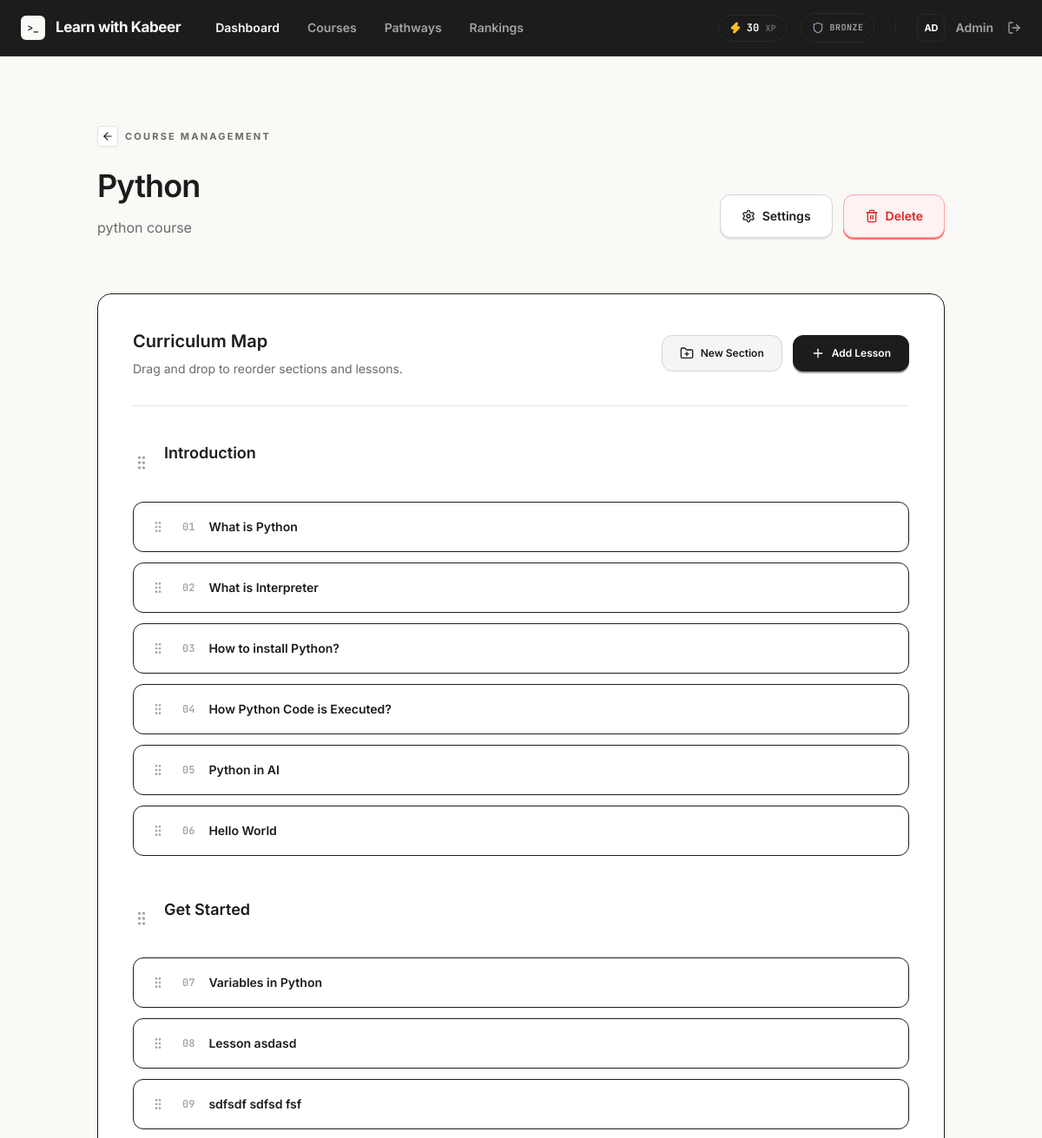
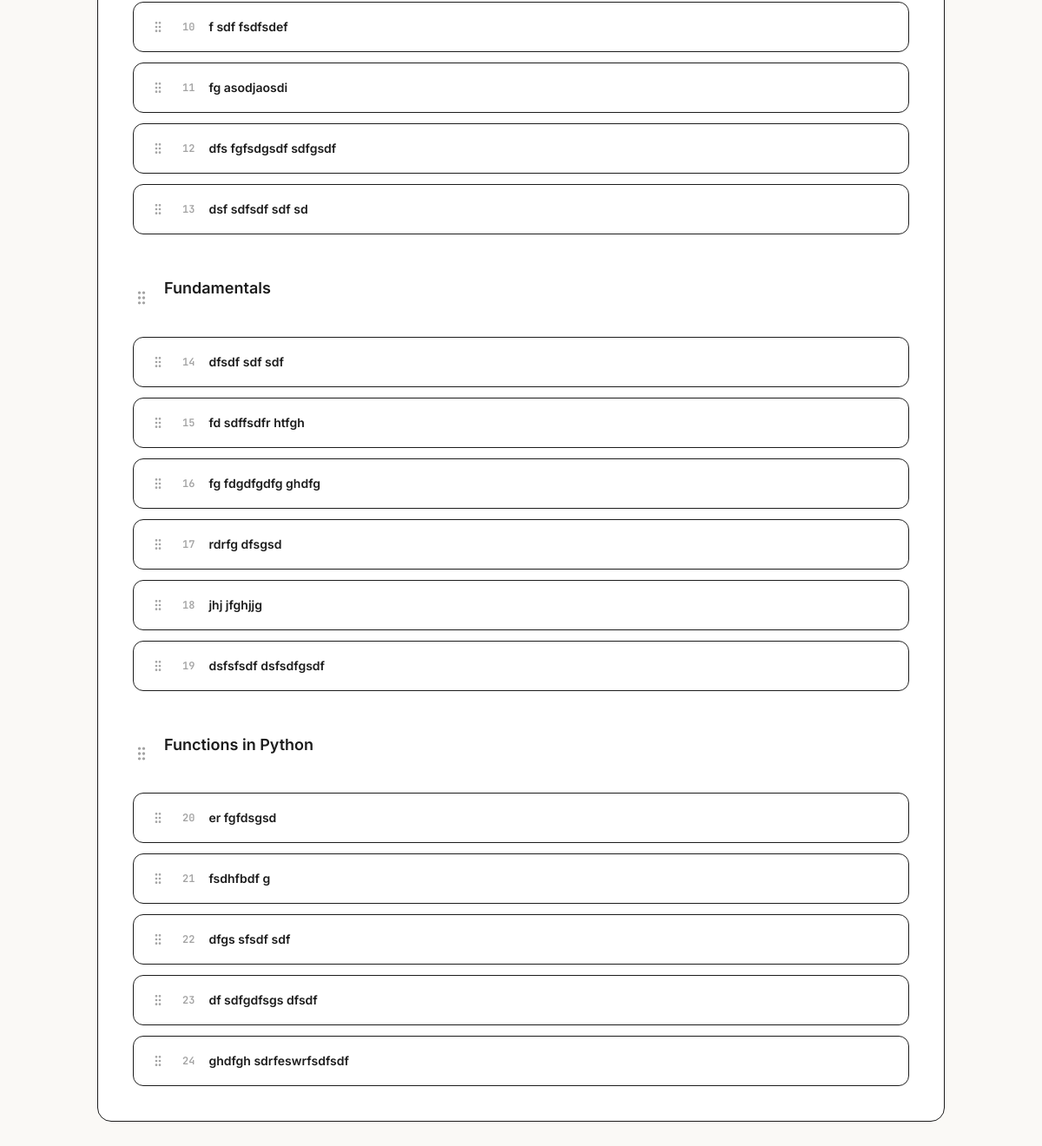
/admin/courses/8/manage (signed in), run on the app's committed database (2 pictures, top to bottom).
### tables this page shows
CREATE TABLE users (
            id INTEGER PRIMARY KEY AUTOINCREMENT,
            name TEXT NOT NULL,
            email TEXT NOT NULL UNIQUE,
            password_hash TEXT NOT NULL,
            is_admin INTEGER NOT NULL DEFAULT 0,
            created_at TEXT NOT NULL DEFAULT CURRENT_TIMESTAMP
        , total_xp INTEGER NOT NULL DEFAULT 0, streak_current INTEGER NOT NULL DEFAULT 0, streak_max INTEGER NOT NULL DEFAULT 0, last_activity_at TEXT, league TEXT NOT NULL DEFAULT 'Bronze', privacy_public INTEGER NOT NULL DEFAULT 1);

CREATE TABLE courses (
            id INTEGER PRIMARY KEY AUTOINCREMENT,
            slug TEXT NOT NULL UNIQUE,
            title TEXT NOT NULL,
            subtitle TEXT NOT NULL,
            level TEXT NOT NULL,
            status TEXT NOT NULL DEFAULT 'active'
        );

CREATE TABLE sections (
            id INTEGER PRIMARY KEY AUTOINCREMENT,
            course_id INTEGER NOT NULL,
            title TEXT NOT NULL,
            description TEXT,
            number INTEGER NOT NULL, background TEXT,
            FOREIGN KEY (course_id) REFERENCES courses (id) ON DELETE CASCADE,
            UNIQUE (course_id, number)
        );

CREATE TABLE lessons (
            id INTEGER PRIMARY KEY AUTOINCREMENT,
            course_id INTEGER NOT NULL,
            number INTEGER NOT NULL,
            slug TEXT NOT NULL,
            title TEXT NOT NULL,
            summary TEXT NOT NULL,
            route_name TEXT,
            content TEXT,
            content_type TEXT NOT NULL DEFAULT 'html', section_id INTEGER REFERENCES sections(id) ON DELETE SET NULL, builder_json TEXT,
            FOREIGN KEY (course_id) REFERENCES courses (id) ON DELETE CASCADE,
            UNIQUE (course_id, number)
        );

### app.py (the view)
@app.route("/admin/courses/<int:course_id>/manage")
@login_required
@admin_required
def admin_course_manage(course_id):
    course = database.get_course_by_id(course_id)
    if not course:
        abort(404)
    overview = database.get_course_overview(g.user, course["slug"])
    return render_template("admin/course_manage.html", **overview)

### app.py (called while the page is built)
def login_required(view):
    @wraps(view)
    def wrapped_view(**kwargs):
        if g.user is None:
            flash("Sign in to save your progress.", "info")
            return redirect(url_for("login", next=request.path))
        return view(**kwargs)
    return wrapped_view

def admin_required(view):
    @wraps(view)
    def wrapped_view(**kwargs):
        if g.user is None or not g.user["is_admin"]:
            abort(403)
        return view(**kwargs)
    return wrapped_view

@app.before_request
def load_logged_in_user():
    user_id = session.get("user_id")
    g.user = database.get_user_by_id(user_id) if user_id else None

@app.context_processor
def inject_template_helpers():
    return {
        "current_user": g.get("user"),
        "lesson_url": lesson_url,
    }

### database.py (called while the page is built)
def get_db():
    if "db" not in g:
        g.db = sqlite3.connect(current_app.config["DATABASE"])
        g.db.row_factory = sqlite3.Row
        g.db.execute("PRAGMA foreign_keys = ON")
    return g.db

def get_user_by_id(user_id):
    return get_db().execute("SELECT * FROM users WHERE id = ?", (user_id,)).fetchone()

def get_progress(user_id, course_id):
    return get_db().execute(
        "SELECT * FROM progress WHERE user_id = ? AND course_id = ?",
        (user_id, course_id),
    ).fetchone()

def get_course_by_id(course_id):
    return get_db().execute("SELECT * FROM courses WHERE id = ?", (course_id,)).fetchone()

### templates/admin/course_manage.html (shortened to what this page needs)
{% extends "base.html" %}
{% block content %}
<main class="flex-1 overflow-y-auto bg-[#FAF9F6] font-sans selection:bg-[#1C1C1C] selection:text-white pb-20">
    <div class="mx-auto max-w-5xl px-6 py-12 md:py-20">
        <header class="mb-16 flex flex-col items-start justify-between gap-8 md:flex-row md:items-end">
            <div class="max-w-2xl">
                <div class="mb-6">
                    <a href="{{ url_for('admin_dashboard') }}" class="group inline-flex items-center gap-2 text-[11px] font-bold uppercase tracking-[0.2em] text-[#6B6B6B] transition-colors hover:text-[#1C1C1C]">
                        <span class="flex h-6 w-6 items-center justify-center rounded border border-[#E5E5E5] bg-white text-[#1C1C1C] shadow-sm transition-transform group-hover:scale-110">
                            <i data-lucide="arrow-left" class="h-3.5 w-3.5"></i>
                        </span>
                        Course Management
                    </a>
                </div>
                <h1 class="text-3xl font-semibold tracking-tight text-[#1C1C1C] sm:text-4xl">
                    {{ course.title }}
                </h1>
                <p class="mt-4 text-base text-[#6B6B6B]">
                    {{ course.subtitle }}
                </p>
            </div>
            <div class="flex w-full flex-col sm:w-auto sm:flex-row items-center gap-3">
                <a href="{{ url_for('admin_course_edit', course_id=course.id) }}" class="flex w-full sm:w-auto items-center justify-center gap-2 rounded-xl border border-[#D4D4D8] bg-white px-6 py-3.5 text-sm font-semibold text-[#1C1C1C] shadow-[0_2px_0_0_#E5E5E5] transition-all hover:translate-y-[1px] hover:shadow-[0_1px_0_0_#E5E5E5] active:translate-y-[2px] active:shadow-none focus:outline-none">
                    <i data-lucide="settings" class="h-4 w-4"></i> Settings
                </a>
                <form action="{{ url_for('admin_course_delete', course_id=course.id) }}" method="post" class="w-full sm:w-auto" onsubmit="return confirm('Delete course &quot;{{ course.title }}&quot;?')">
                    <button type="submit" class="flex w-full items-center justify-center gap-2 rounded-xl border border-[#FCA5A5] bg-[#FEF2F2] px-6 py-3.5 text-sm font-semibold text-[#DC2626] shadow-[0_2px_0_0_#F87171] transition-all hover:translate-y-[1px] hover:shadow-[0_1px_0_0_#F87171] active:translate-y-[2px] active:shadow-none focus:outline-none">
                        <i data-lucide="trash-2" class="h-4 w-4"></i> Delete
                    </button>
                </form>
            </div>
        </header>
        <section class="rounded-2xl border border-[#1C1C1C] bg-white overflow-hidden">
            <div class="p-6 sm:p-10">
                <header class="mb-10 flex flex-col gap-6 sm:flex-row sm:items-center sm:justify-between border-b border-[#E5E5E5] pb-8">
                    <div>
                        <h2 class="text-xl font-semibold text-[#1C1C1C]">Curriculum Map</h2>
                        <p class="mt-2 text-sm text-[#6B6B6B]">Drag and drop to reorder sections and lessons.</p>
                    </div>
                    <div class="flex items-center gap-3">
                        <button onclick="quickAddSection({{ course.id }})" class="flex items-center gap-2 rounded-xl border border-[#D4D4D8] bg-[#F5F5F5] px-5 py-3 text-xs font-semibold text-[#1C1C1C] transition-all hover:bg-[#E5E5E5]">
                            <i data-lucide="folder-plus" class="w-4 h-4"></i> New Section
                        </button>
                        <a href="{{ url_for('admin_lesson_new', course_id=course.id) }}" class="flex items-center gap-2 rounded-xl border border-[#1C1C1C] bg-[#1C1C1C] px-5 py-3 text-xs font-semibold text-white shadow-[0_2px_0_0_#A3A3A3] transition-all hover:translate-y-[1px] hover:shadow-[0_1px_0_0_#A3A3A3] active:translate-y-[2px] active:shadow-none focus:outline-none">
                            <i data-lucide="plus" class="w-4 h-4"></i> Add Lesson
                        </a>
                    </div>
                </header>
                <div class="sections-container space-y-12" data-course-id="{{ course.id }}">
                    {% for section in sections %}
                        <div class="section-group" data-section-id="{{ section.id if section.id else 'null' }}">
                            <div class="mb-5 flex flex-col sm:flex-row sm:items-center justify-between gap-4 group/sec">
                                <div class="flex items-center gap-3">
                                    <div class="section-grip cursor-grab active:cursor-grabbing text-[#A3A3A3] hover:text-[#1C1C1C] transition-colors p-1 -ml-1 rounded-md hover:bg-[#F5F5F5]">
                                        <i data-lucide="grip-vertical" class="h-5 w-5"></i>
                                    </div>
                                    <div>
                                        <h3 class="text-lg font-semibold text-[#1C1C1C] cursor-pointer hover:text-[#6B6B6B] transition-colors inline-block"
                                            data-number="{{ section.number }}"
                                            ondblclick="editSectionTitle(this, {{ section.id if section.id else 'null' }})">
                                            {{ section.title }}
                                        </h3>
                                        {% if section.id %}
                                        <div class="flex items-center gap-2 mt-1">
                                        </div>
                                        {% endif %}
                                    </div>
                                </div>
                            </div>
                            <div class="lessons-list grid gap-3 min-h-[50px] rounded-xl transition-colors" data-section-id="{{ section.id if section.id else 'null' }}">
                                {% if section.lessons %}
                                    {% for lesson in section.lessons %}
                                        <div class="group flex items-center justify-between rounded-xl border border-[#1C1C1C] bg-white px-5 py-4 transition-all duration-200 ease-out hover:-translate-y-1 hover:translate-x-1 hover:shadow-[-4px_4px_0_0_#1C1C1C]" data-lesson-id="{{ lesson.id }}">
                                            <div class="flex items-center gap-4">
                                                <div class="lesson-grip cursor-grab active:cursor-grabbing text-[#A3A3A3] group-hover:text-[#1C1C1C] transition-colors p-1 -ml-1 rounded-md hover:bg-[#F5F5F5]">
                                                    <i data-lucide="grip-vertical" class="h-4 w-4"></i>
                                                </div>
                                                <span class="font-mono text-xs font-semibold text-[#A3A3A3] tabular-nums">{{ "%02d" % lesson.number }}</span>
                                                <span class="text-sm font-semibold text-[#1C1C1C]">{{ lesson.title }}</span>
                                            </div>
                                        </div>
                                    {% endfor %}
                                {% else %}
                                    <div class="empty-placeholder flex items-center justify-center py-8 text-center text-xs font-medium text-[#A3A3A3] border border-dashed border-[#D4D4D8] rounded-xl bg-[#FAF9F6]">
                                        Drop lessons here to structure this section
                                    </div>
                                {% endif %}
                            </div>
                        </div>
                    {% endfor %}
                </div>
            </div>
        </section>
    </div>
</main>
{% endblock %}

### templates/base.html (shortened to what this page needs)
<!DOCTYPE html>
<html lang="en">
<head>
    <script src="https://cdn.tailwindcss.com?plugins=typography"></script>
</head>
<body class="h-screen overflow-hidden bg-gray-50 text-gray-900 font-sans antialiased flex flex-col">
    <nav class="sticky top-0 z-50 flex-none border-b border-[#2A2A2A] bg-[#1C1C1C] px-6 transition-all duration-300">
        <div class="mx-auto flex h-16 max-w-6xl items-center justify-between">
            <div class="flex items-center gap-10">
                <a href="/" class="flex items-center gap-3 group" aria-label="Learn with Kabeer home">
                    <div class="flex h-7 w-7 items-center justify-center rounded-[6px] bg-[#FAF9F6] font-mono text-[11px] font-bold text-[#1C1C1C] transition-transform duration-200 group-hover:scale-105">
                        &gt;_
                    </div>
                    <span class="font-sans text-[17px] font-bold tracking-tight text-[#FAF9F6]">Learn with Kabeer</span>
                </a>
                <div class="hidden items-center gap-8 text-sm font-semibold text-[#A3A3A3] md:flex">
                    {% if current_user %}
                        <a href="{{ url_for('home') }}" class="transition-colors hover:text-[#FAF9F6] {% if request.endpoint == 'home' or (current_user.is_admin and request.endpoint and request.endpoint.startswith('admin_')) %}text-[#FAF9F6]{% endif %}">Dashboard</a>
                        <a href="{{ url_for('courses') }}" class="transition-colors hover:text-[#FAF9F6] {% if request.endpoint == 'courses' %}text-[#FAF9F6]{% endif %}">Courses</a>
                        <a href="{{ url_for('career_paths') }}" class="transition-colors hover:text-[#FAF9F6] {% if request.endpoint == 'career_paths' %}text-[#FAF9F6]{% endif %}">Pathways</a>
                        <a href="{{ url_for('rankings') }}" class="transition-colors hover:text-[#FAF9F6] {% if request.endpoint == 'rankings' %}text-[#FAF9F6]{% endif %}">Rankings</a>
                    {% endif %}
                </div>
            </div>
            <div class="flex items-center gap-6">
                <div class="flex items-center gap-6 text-sm font-semibold text-[#A3A3A3]">
                    {% if current_user %}
                        <div class="hidden items-center gap-4 md:flex">
                            <div class="flex items-center gap-1.5 rounded-full border border-[#2A2A2A] bg-[#1C1C1C] px-3 py-1.5 shadow-inner">
                                <i data-lucide="zap" class="h-3.5 w-3.5 fill-amber-400 text-amber-400"></i>
                                <span class="font-mono text-xs font-bold text-white">{{ current_user.total_xp }} <span class="text-[10px] text-[#6B6B6B]">XP</span></span>
                            </div>
                            <div class="flex items-center gap-1.5 rounded-full border border-[#2A2A2A] bg-[#1C1C1C] px-3 py-1.5 shadow-inner">
                                <i data-lucide="shield" class="h-3.5 w-3.5 text-slate-400"></i>
                                <span class="font-mono text-[10px] font-bold uppercase tracking-wider text-[#A3A3A3]">{{ current_user.league }}</span>
                            </div>
                        </div>
                        <div class="flex items-center gap-4">
                            <a href="{{ url_for('settings') }}" class="group flex items-center gap-3 transition-colors hover:text-white">
                                <div class="flex h-8 w-8 items-center justify-center rounded-lg border border-[#2A2A2A] bg-[#1C1C1C] text-[11px] font-bold text-white transition-all group-hover:border-white/20">
                                    {{ current_user.name[:2].upper() }}
                                </div>
                                <span class="text-sm font-semibold">{{ current_user["name"].split(' ')[0] }}</span>
                            </a>
                            <form action="{{ url_for('logout') }}" method="post" class="inline">
                                <button type="submit" class="flex items-center gap-2 transition-colors hover:text-[#FAF9F6]" title="Sign Out">
                                    <i data-lucide="log-out" class="h-4 w-4"></i>
                                </button>
                            </form>
                        </div>
                    {% endif %}
                </div>
            </div>
        </div>
    </nav>
    {% block content %}{% endblock %}
</body>
</html>

### templates/base.html (style rules this page uses)
html { scroll-behavior: smooth; font-feature-settings: "ss03", "cv11"; }

### data on the page
users: total_xp "30", league "BRONZE", name "AD", name "Admin"
courses: title "Python", subtitle "python course"
sections: title "Introduction"
lessons: number "01", title "What is Python"
lessons: number "02", title "What is Interpreter"
lessons: number "03", title "How to install Python?"
lessons: number "04", title "How Python Code is Executed?"
lessons: number "05", title "Python in AI"
lessons: number "06", title "Hello World"
sections: title "Get Started"
lessons: number "07", title "Variables in Python"
lessons: number "08", title "Lesson asdasd"
lessons: number "09", title "sdfsdf sdfsd fsf"
lessons: number "10", title "f sdf fsdfsdef"
lessons: number "11", title "fg asodjaosdi"
lessons: number "12", title "dfs fgfsdgsdf sdfgsdf"
lessons: number "13", title "dsf sdfsdf sdf sd"
sections: title "Fundamentals"
lessons: number "14", title "dfsdf sdf sdf"
lessons: number "15", title "fd sdffsdfr htfgh"
lessons: number "16", title "fg fdgdfgdfg ghdfg"
lessons: number "17", title "rdrfg dfsgsd"
lessons: number "18", title "jhj jfghjjg"
lessons: number "19", title "dsfsfsdf dsfsdfgsdf"
sections: title "Functions in Python"
lessons: number "20", title "er fgfdsgsd"
lessons: number "21", title "fsdhfbdf g"
lessons: number "22", title "dfgs sfsdf sdf"
lessons: number "23", title "df sdfgdfsgs dfsdf"
lessons: number "24", title "ghdfgh sdrfeswrfsdfsdf"
